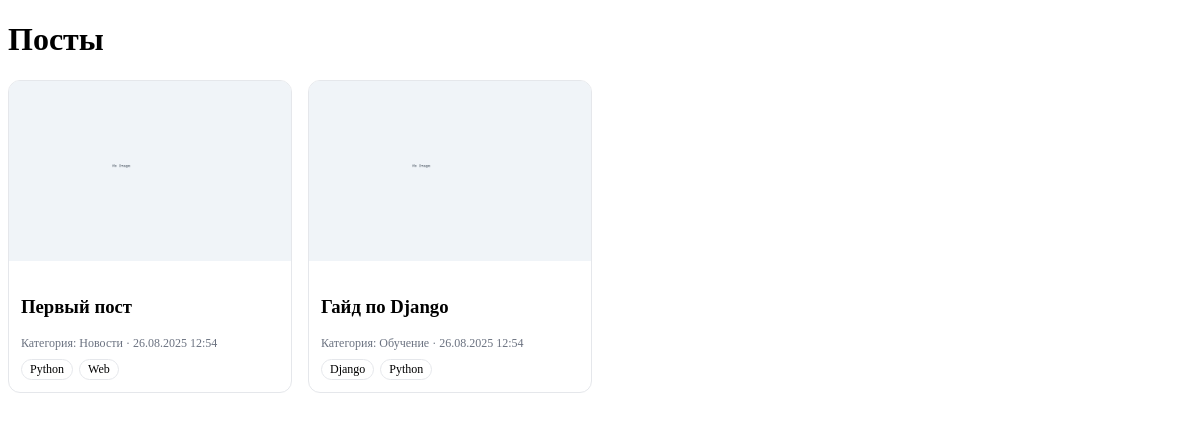
/myapp/posts/, run on an earlier commit of the app's database.
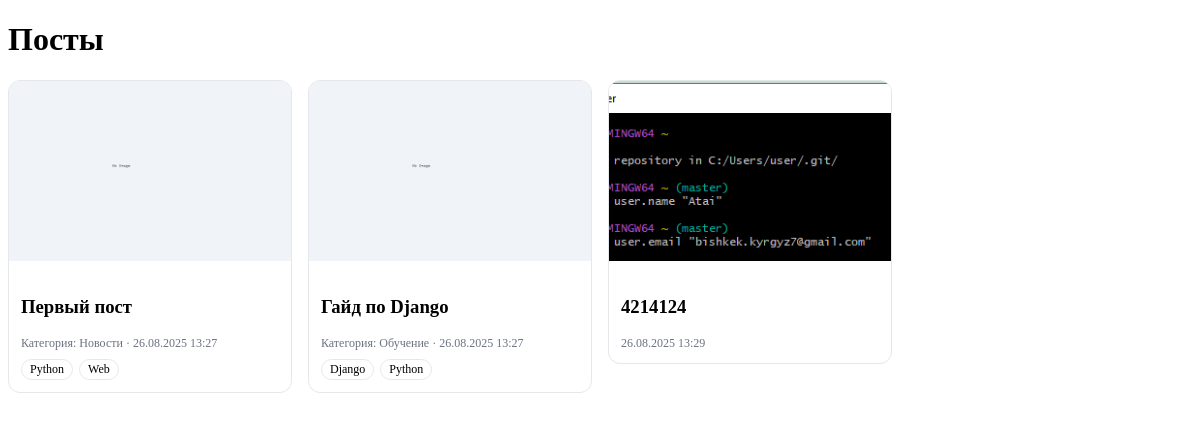
And on a later commit of the database.
### myapp/models.py (models this page shows, shortened)
class Post(models.Model):
    title = models.CharField(max_length=200)
    content = models.TextField(blank=True)
    created_at = models.DateTimeField(auto_now_add=True)
    category = models.ForeignKey(Category, on_delete=models.SET_NULL, null=True, blank=True, related_name='posts')
    tags = models.ManyToManyField(Tag, blank=True, related_name='posts')
    image = models.ImageField(upload_to='posts/', blank=True, null=True)

class Category(models.Model):
    name = models.CharField(max_length=100, unique=True)

class Tag(models.Model):
    name = models.CharField(max_length=100, unique=True)

### myapp/views.py (the view)
# urls.py: path('posts/', PostListView.as_view(), name='post_list')
class PostListView(ListView):
    model = Post
    template_name = 'myapp/post_list.html'
    context_object_name = 'posts'

### myapp/templates/myapp/post_list.html (shortened to what this page needs)
<!DOCTYPE html>
<html lang="ru">
<head>
    {% load static %}
</head>
<body>
<h1>Посты</h1>
<div class="grid">
{% for p in posts %}
  <article class="card">
    {% if p.image %}
      <img class="thumb" src="{{ p.image.url }}" alt="{{ p.title }}">
    {% else %}
      <img class="thumb" src="{% static 'myapp/placeholder.png' %}" alt="placeholder">
    {% endif %}
    <div class="body">
      <h3>{{ p.title }}</h3>
      <div class="meta">
        {% if p.category %}Категория: {{ p.category.name }} · {% endif %}
        {{ p.created_at|date:"d.m.Y H:i" }}
      </div>
      {% if p.tags.exists %}
      <div class="tags">
        {% for t in p.tags.all %}<span class="tag">{{ t.name }}</span>{% endfor %}
      </div>
      {% endif %}
    </div>
  </article>
{% empty %}
  <p>Постов пока нет.</p>
{% endfor %}
</div>
</body>
</html>

### myapp/templates/myapp/post_list.html (style rules this page uses)
.grid { display:grid;grid-template-columns:repeat(auto-fill,minmax(260px,1fr));gap:16px;align-items:start }
.card { border:1px solid #e5e7eb;border-radius:12px;overflow:hidden }
.thumb { width:100%;height:180px;object-fit:cover;background:#f3f4f6 }
.body { padding:12px }
.meta { font-size:12px;color:#6b7280 }
.tags { margin-top:8px;display:flex;flex-wrap:wrap;gap:6px }
.tag { font-size:12px;border:1px solid #e5e7eb;border-radius:999px;padding:2px 8px }

What changed in the data, as far as the page shows it:
changed Post "Первый пост": created_at "26.08.2025 12:54" → "26.08.2025 13:27"
changed Post "Гайд по Django": created_at "26.08.2025 12:54" → "26.08.2025 13:27"
added Post: image (picture), title "4214124", created_at "26.08.2025 13:29"
